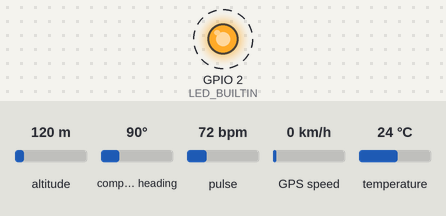
Recording of a sketch running on a simulated ESP32. On the bench: output pins drawn as LEDs (lit = HIGH). Dashed ring = blinking. The inputs (shaded band) are chosen by the test bench; at power-on: altitude 120 m, compass heading 90°, pulse 72 bpm, GPS speed 0 km/h, temperature 24 °C. The GPS gets a fix after 3 s at 37.7749, -122.4194 with 8 satellites; nothing arrives over Bluetooth unless stated; what the sketch prints to the serial monitor is not drawn.

Above: at 0.2 s.
Timing chart, 0 to 3.0 s (numbered marks = the images above):
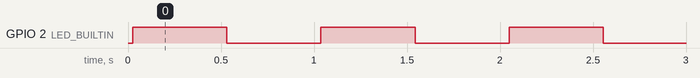

The sketch:

Bluetooh.ino
```cpp
/*
******************************************************************************************
  Sistema Integrado de Sensores com Bluetooth
  Version: V 1.0
  Date: 12/02/2025

  Descrição: Este programa integra múltiplos sensores e comunicação Bluetooth
             Sensores incluídos:
             - GPS NEO-6M
             - DS18B20 (Temperatura)
             - MAX30102 (Batimento Cardíaco)
             - LED interno para status

  Pinout:
  ESP32   GPIO2  -> LED BUILTIN
  GPIO4   -> DS18B20
  GPIO16  -> GPS RX
  GPIO17  -> GPS TX
  SDA (21)-> MAX30102 SDA
  SCL (22)-> MAX30102 SCL
******************************************************************************************
*/

#include <Arduino.h>
#include <BluetoothSerial.h>
#include <TinyGPS++.h>
#include <OneWire.h>
#include <DallasTemperature.h>
#include <Wire.h>
#include "MAX30105.h"
#include "heartRate.h"
#include <freertos/FreeRTOS.h>
#include <freertos/task.h>
#include <freertos/queue.h>

// Definições e Constantes
#define LED_BUILTIN 2
#define ONE_WIRE_BUS 4
#define GPS_BAUD 9600
#define RXD2 16
#define TXD2 17
#define Q_SIZE 64

// Estruturas de dados
typedef struct {
  String sensor;
  float value;
} SensorData;

// Filas FreeRTOS
QueueHandle_t dataQueue = NULL;

// Objetos globais
BluetoothSerial SerialBT;
TinyGPSPlus gps;
HardwareSerial gpsSerial(2);
OneWire oneWire(ONE_WIRE_BUS);
DallasTemperature tempSensor(&oneWire);
MAX30105 particleSensor;

// Variáveis globais
unsigned long lastTempRead = 0;
const unsigned long tempInterval = 5000;
byte rates[4]; // Para cálculo de BPM
byte rateSpot = 0;
float beatAvg = 0;

// Protótipos de tarefas
void taskBluetooth(void *pvParameters);
void taskGPS(void *pvParameters);
void taskTemperature(void *pvParameters);
void taskHeartRate(void *pvParameters);
void taskStatusLED(void *pvParameters);

void setup() {
  Serial.begin(115200);
  SerialBT.begin("SENSORES_ESP32");

  // Inicializa hardware
  pinMode(LED_BUILTIN, OUTPUT);
  gpsSerial.begin(GPS_BAUD, SERIAL_8N1, RXD2, TXD2);
  tempSensor.begin();

  // Inicializa MAX30102
  if (particleSensor.begin(Wire, I2C_SPEED_FAST)) {
    particleSensor.setup();
    particleSensor.setPulseAmplitudeRed(0x1F);
    particleSensor.setSampleRate(100); // 400 amostras/segundo
    particleSensor.setADCRange(4096);  // Faixa máxima do ADC
    // Aumente o tempo de integração
    particleSensor.setPulseWidth(411);  // Maior tempo = mais sensibilidade
  }

  // Cria fila
  dataQueue = xQueueCreate(Q_SIZE, sizeof(SensorData));

  // Cria tarefas
  xTaskCreatePinnedToCore(taskBluetooth, "Bluetooth", 4096, NULL, 1, NULL, 0);
  xTaskCreatePinnedToCore(taskGPS, "GPS", 4096, NULL, 1, NULL, 0);
  xTaskCreatePinnedToCore(taskTemperature, "Temp", 4096, NULL, 1, NULL, 0);
  xTaskCreatePinnedToCore(taskHeartRate, "Heart", 4096, NULL, 1, NULL, 0);
  xTaskCreatePinnedToCore(taskStatusLED, "LED", 1024, NULL, 1, NULL, 1);

  vTaskDelete(NULL); // Elimina tarefa setup
}

void loop() {}

// Tarefas ---------------------------------------------------------------
void taskBluetooth(void *pvParameters) {
  SensorData data;
  for(;;) {
    if(xQueueReceive(dataQueue, &data, portMAX_DELAY) == pdPASS) {
      String msg = String(data.sensor) + ": " + String(data.value) + "\n";
      SerialBT.print(msg);
      Serial.print(msg);
    }
  }
}

void taskGPS(void *pvParameters) {
  SensorData data;
  data.sensor = "GPS";

  for(;;) {
    while(gpsSerial.available() > 0) {
      if(gps.encode(gpsSerial.read())) {
        if(gps.location.isUpdated()) {
          data.value = gps.location.lat();
          xQueueSend(dataQueue, &data, 0);
          data.value = gps.location.lng();
          xQueueSend(dataQueue, &data, 0);
        }
      }
    }
    vTaskDelay(pdMS_TO_TICKS(100));
  }
}

void taskTemperature(void *pvParameters) {
  SensorData data;
  data.sensor = "TEMP";

  for(;;) {
    if(millis() - lastTempRead >= tempInterval) {
      tempSensor.requestTemperatures();
      data.value = tempSensor.getTempCByIndex(0);
      xQueueSend(dataQueue, &data, 0);
      lastTempRead = millis();
    }
    vTaskDelay(pdMS_TO_TICKS(100));
  }
}

void taskHeartRate(void *pvParameters) {
  SensorData data;
  data.sensor = "BPM";
  long lastBeat = 0;

  for(;;) {
    long irValue = particleSensor.getIR();

    if(irValue > 15000) {
      if(checkForBeat(irValue)) {
        long delta = millis() - lastBeat;
        lastBeat = millis();

        float bpm = 60 / (delta / 1000.0);
        if(bpm > 20 && bpm < 255) {
          rates[rateSpot++] = (byte)bpm;
          rateSpot %= 4;

          beatAvg = 0;
          for(byte x = 0; x < 4; x++) beatAvg += rates[x];
          beatAvg /= 4;

          data.value = beatAvg;
          xQueueSend(dataQueue, &data, 0);
        }
      }
    }
    vTaskDelay(pdMS_TO_TICKS(10));
  }
}

void taskStatusLED(void *pvParameters) {
  for(;;) {
    digitalWrite(LED_BUILTIN, !digitalRead(LED_BUILTIN));
    vTaskDelay(pdMS_TO_TICKS(500));
  }
}
```

Measured:
- by itself, GPIO 2 (LED_BUILTIN): alternates HIGH for 0.51 s and LOW for 0.51 s
